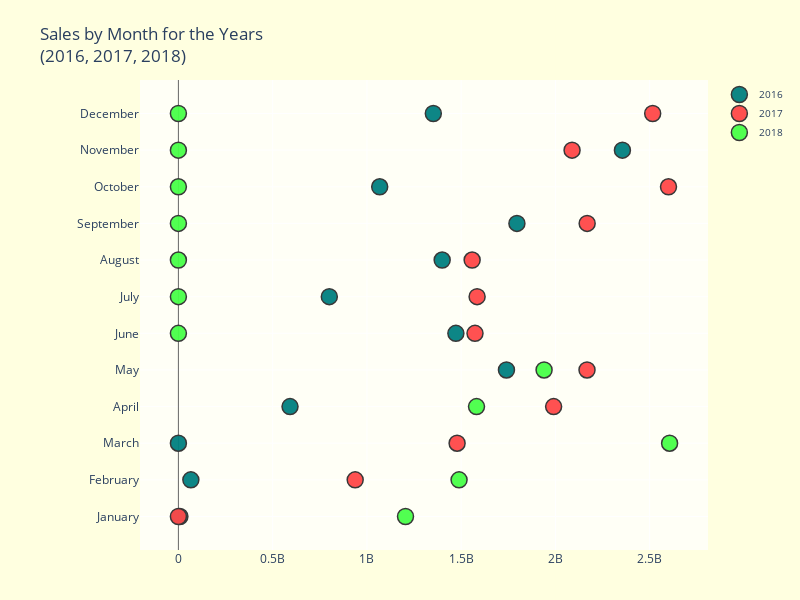

Here is the notebook cell this chart was saved with:
### Code cell
MONTH_LABELS  = ['January', 'February', 'March', 'April',
          'May', 'June', 'July', 'August', 'September',
          'October', 'November', 'December']


colors = ['#ffb4da', '#b4b4ff', '#daffb4', '#fbab60', '#fa8072', '#FA6006',
          '#FDB603', '#639702', '#dacde6', '#faec72', '#9ab973', '#87cefa']


def month_year_sales(df, month, year):
    double_conditional = df['Price'].loc[(df['Month'] == month) & (df['Year'] == year)].sum()
    return double_conditional

df_filtered = df[(df['Year'] <= 2017) | ((df['Year'] == 2018) & (df['Month'] <= 5))]

YEAR_COLOR = dict(zip(sorted(df_filtered['Year'].unique()), ['rgba(0, 128, 128, 0.95)', 'rgba(255, 72, 72, 0.95)','rgba(72, 255, 72, 0.95)']))
YEAR_COLOR_MARKER = dict(zip(sorted(df_filtered['Year'].unique()), ['rgba(0, 74, 147, 1)', 'rgba(219, 0, 0, 1)','rgba(0, 147, 74, 1)']))

sales_data_per_month = {}
plots = []

for year in sorted(df['Year'].unique()):
  print()
  sales_data_per_month[year] = [month_year_sales(df_filtered, int(m), int(year)) if m in df_filtered.query("Year == @year")['Month'].unique() else 0 for m in range(1,13)]
  plots.append(go.Scatter(
      x=sales_data_per_month[year],
      y=MONTH_LABELS,
      xaxis='x2',
      yaxis='y2',
      mode='markers',
      name=str(year),
      marker=dict(
          color= YEAR_COLOR[year],
          line=dict(
              color='rgba(56, 56, 56, 1)',
              width=1.5,
          ),
          symbol='circle',
          size=16,
        )
    )
  )

layout = go.Layout(
    title="Sales by Month for the Years <br>(2016, 2017, 2018)",
    xaxis=dict(
        showgrid=True,
        showline=True,
        linecolor='rgb(102, 102, 102)',
        titlefont=dict(
            color='rgb(204, 204, 204)'
        ),
        tickfont=dict(
            color='rgb(102, 102, 102)',
        ),
        # autotick=False,
        dtick=10,
        ticks='outside',
        tickcolor='rgb(102, 102, 102)',
    ),
    margin=dict(
        l=140,
        r=40,
        b=50,
        t=80
    ),
    legend=dict(
        font=dict(
            size=10,
        ),
        yanchor='top',
        xanchor='left',
    ),
    width=800,
    height=600,
    paper_bgcolor='rgb(255, 255, 224)',
    plot_bgcolor='rgb(255, 255, 246)',
    hovermode='closest',
    xaxis2=dict(
        showgrid=True,
        zeroline=True,
        zerolinewidth=1,
        zerolinecolor='rgb(102, 102, 102)'
    )
)

fig = go.Figure(data=plots, layout=layout)
iplot(fig, filename='multiple-subplots')

### Figure 1 — Plotly figure (JSON) as saved in the notebook; plotly's stock layout.template omitted (floating-point values rounded to 4 significant figures)
{"data": [{"marker": {"color": "rgba(0, 128, 128, 0.95)", "line": {"color": "rgba(56, 56, 56, 1)", "width": 1.5}, "size": 16, "symbol": "circle"}, "mode": "markers", "name": "2016", "type": "scatter", "x": [7912000, 66071750, 0, 592147899, 1740264771, 1471964760, 800533097, 1399245020, 1795792637, 1067836339, 2355446618, 1352294172], "xaxis": "x2", "y": ["January", "February", "March", "April", "May", "June", "July", "August", "September", "October", "November", "December"], "yaxis": "y2"}, {"marker": {"color": "rgba(255, 72, 72, 0.95)", "line": {"color": "rgba(56, 56, 56, 1)", "width": 1.5}, "size": 16, "symbol": "circle"}, "mode": "markers", "name": "2017", "type": "scatter", "x": [0, 937806390, 1478460173, 1990451132, 2167574626, 1573377625, 1584574786, 1558208559, 2168387620, 2599903514, 2088325513, 2515968541], "xaxis": "x2", "y": ["January", "February", "March", "April", "May", "June", "July", "August", "September", "October", "November", "December"], "yaxis": "y2"}, {"marker": {"color": "rgba(72, 255, 72, 0.95)", "line": {"color": "rgba(56, 56, 56, 1)", "width": 1.5}, "size": 16, "symbol": "circle"}, "mode": "markers", "name": "2018", "type": "scatter", "x": [1204698191, 1488891352, 2605716474, 1581404446, 1939860697, 0, 0, 0, 0, 0, 0, 0], "xaxis": "x2", "y": ["January", "February", "March", "April", "May", "June", "July", "August", "September", "October", "November", "December"], "yaxis": "y2"}], "layout": {"height": 600, "hovermode": "closest", "legend": {"font": {"size": 10}, "xanchor": "left", "yanchor": "top"}, "margin": {"b": 50, "l": 140, "r": 40, "t": 80}, "paper_bgcolor": "rgb(255, 255, 224)", "plot_bgcolor": "rgb(255, 255, 246)", "title": {"text": "Sales by Month for the Years <br>(2016, 2017, 2018)"}, "width": 800, "xaxis": {"dtick": 10, "linecolor": "rgb(102, 102, 102)", "showgrid": true, "showline": true, "tickcolor": "rgb(102, 102, 102)", "tickfont": {"color": "rgb(102, 102, 102)"}, "ticks": "outside", "title": {"font": {"color": "rgb(204, 204, 204)"}}}, "xaxis2": {"showgrid": true, "zeroline": true, "zerolinecolor": "rgb(102, 102, 102)", "zerolinewidth": 1}}}
